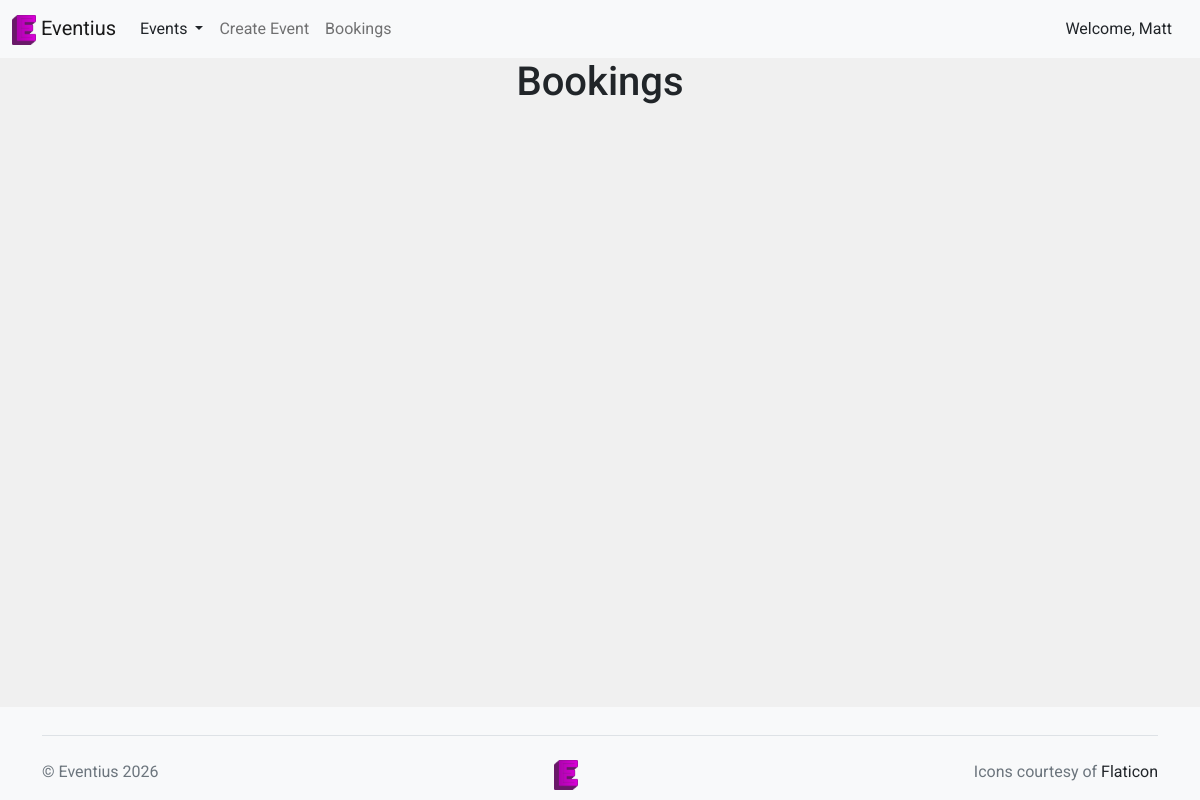
The app's page /bookings/, older data.
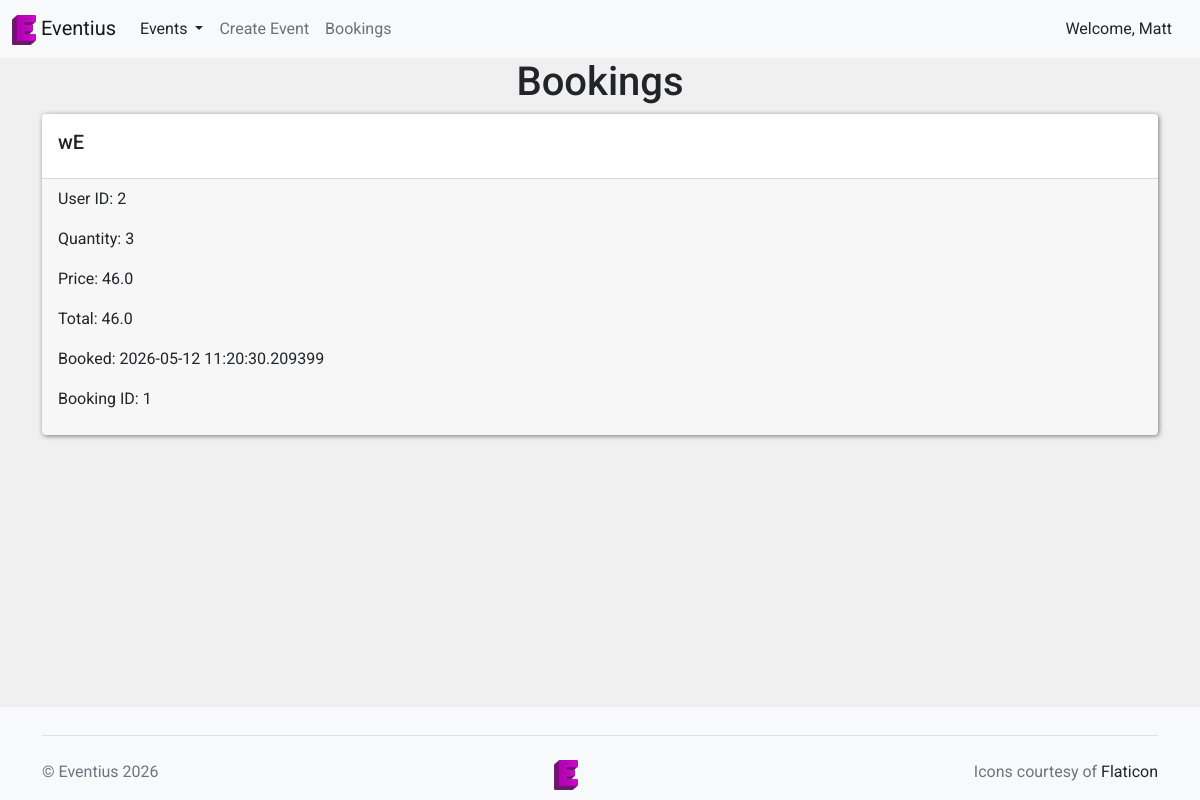
The same page, newer data.
### website/models.py (models this page shows, shortened)
class Order(db.Model):
    id = db.Column(db.Integer, primary_key=True)
    event_id = db.Column(db.Integer, db.ForeignKey('event.id'), nullable = False)
    user_id = db.Column(db.Integer, db.ForeignKey('user.id'), nullable = False)
    quantity = db.Column(db.Integer)
    price = db.Column(db.Float)
    total_price = db.Column(db.Float)
    date_time = db.Column(db.DateTime, default=datetime.now)
    event = db.relationship('Event', backref='orders')

class Event(db.Model):
    __tablename__ = "event"
    id = db.Column(db.Integer, primary_key=True)
    artist = db.Column(db.String(64))
    genre = db.Column(db.String(10))
    acknowledgement = db.Column(db.String(8))
    short_description = db.Column(db.String(512))
    long_description = db.Column(db.String(4096))
    image = db.Column(db.String(400))
    venue_name = db.Column(db.String(32))
    venue_address = db.Column(db.String(32))
    venue_city = db.Column(db.String(32))
    venue_state = db.Column(db.String(32))
    start_time = db.Column(db.Time)
    end_time = db.Column(db.Time)
    date = db.Column(db.Date)
    all_ages_price = db.Column(db.Float)
    general_admission_price = db.Column(db.Float)
    all_ages_available = db.Column(db.Integer)
    general_admission_available = db.Column(db.Integer)

### website/bookings.py (the view)
@bookingbp.route("/")
def show():
    orders = Order.query.all()
    form = BookingForm()
    return render_template("bookings/show.html", orders=orders, form = form)

### website/templates/bookings/show.html
{% extends 'base.html' %} {% block content %}
<div class="container">
  <h1 class="text-center">Bookings</h1>
  {% for order in orders%}
  <div class="card card-custom col-12 my-2">
    <div class="card-body">
      <h5 class="card-title">{{order.event.artist}}</h5>
    </div>
    <div class="card-footer">
      <p>User ID: {{order.user_id}}</p>
      <p>Quantity: {{order.quantity}}</p>
      <p>Price: {{order.price}}</p>
      <p>Total: {{order.total_price}}</p>
      <p>Booked: {{order.date_time}}</p>
      <p>Booking ID: {{order.id}}</p>
    </div>
  </div>
  {% endfor %}
</div>
{% endblock %}

### website/templates/base.html (shortened to what this page needs)
<html>
<head>
    <link href="https://cdn.jsdelivr.net/npm/bootstrap@5.0.2/dist/css/bootstrap.min.css" rel="stylesheet"
>
    <link rel="stylesheet" href="{{ url_for('static', filename='style/style.css') }}">
</head>
<body class="d-flex flex-column min-vh-100">
    <header>
        <nav class="navbar navbar-expand-lg navbar-light bg-light">
            <div class="container-fluid">
                <a class="navbar-brand" href="{{ url_for('main.index') }}">
                    <img src="{{ url_for('static', filename='img/Logo.png') }}" alt="Eventius Logo" width="24"
                        height="30">
                    Eventius
                </a>
                <div class="collapse navbar-collapse" id="navbarSupportedContent">
                    <ul class="navbar-nav me-auto mb-2 mb-lg-0">
                        <li class="nav-item dropdown">
                            <a class="nav-link dropdown-toggle active-custom" href="#" id="navbarDropdown" role="button"
                                data-bs-toggle="dropdown" aria-expanded="false">
                                Events
                            </a>
                        </li>
                        <li class="nav-item">
                            <a class="nav-link" href="{{ url_for('event.create') }}">Create Event</a>
                        </li>
                        <li class="nav-item">
                            <a class="nav-link" href="{{ url_for('booking.show') }}">Bookings</a>
                        </li>
                    </ul>
                    <span class="d-none d-lg-inline mx-3">Welcome, Matt</span>
                </div>
            </div>
        </nav>
    </header>
    <main>
        {% block content %}
        {% endblock %}
    </main>
    <footer class="mt-auto">
        <div class="bg-light pt-1 mt-2">
            <div class="container">
                <div class="d-flex justify-content-between pt-4 mt-4 border-top">
                    <p class="text-muted">© Eventius 2026</p>
                    <a href="{{ url_for('main.index') }}">
                        <img src="{{ url_for('static', filename='img/Logo.png') }}" alt="Eventius Logo" width="24"
                            height="30">
                    </a>
                    <p class="text-muted">Icons courtesy of <a href="https://www.flaticon.com">Flaticon</a></p>
                </div>
            </div>
        </div>
    </footer>
</body>
</html>

### website/static/style/style.css (style rules this page uses)
body { font-family: "Roboto", sans-serif; font-optical-sizing: auto; font-weight: 400; font-style: normal; font-variation-settings: "wdth" 100; background: #f0f0f0; }
a { color: #212529; text-decoration: none; }
.active-custom, .page-item-custom, .page-item-custom a { color: #212529 !important; }
.card-custom { box-shadow: 1px 1px 5px rgba(0, 0, 0, 0.5); border: none !important; }

Row changes from the older to the newer data that the page shows:
added Order: event.artist "wE", user_id "2", quantity "3", price "46.0", total_price "46.0", date_time "2026-05-12 11:20:30.209399", id "1"
